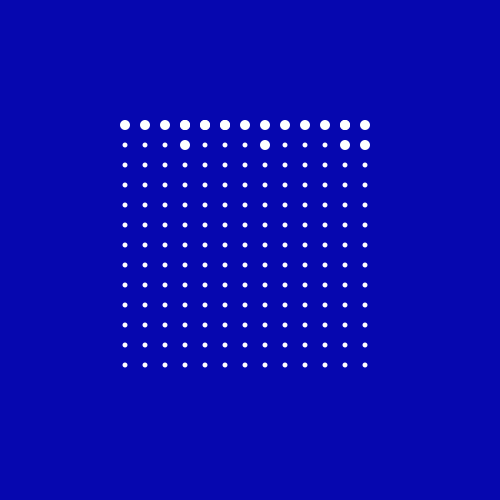
Frame 1 (no input)
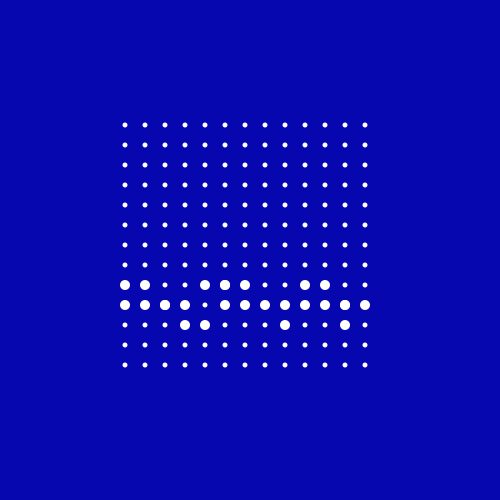
Frame 60 (the mouse pressed at the canvas centre just before this capture)
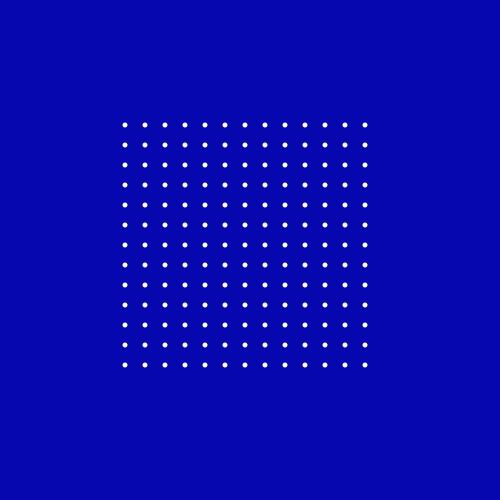
Frame 120 (the mouse held since frame 60 and released just before this capture)

The Processing sketch that drew these frames (run headless with seeded random() and noise(); from frame 60 on, the mouse is pressed at the canvas centre):

// Processing sketch: sketch_21102017
// ── sketch_21102017.pde
ArrayList<PVector>grid;
ArrayList<Wave>wave;
int r;

void setup(){
  size(500,500);
  smooth();
  wave = new ArrayList<Wave>();
  grid = new ArrayList<PVector>();
  wave.add(new Wave());
  for(int i = 0; i < 250; i+=20){
    for(int j = 0; j < 250; j+=20){
      grid.add(new PVector(i,j));
    }
  }
}

void draw(){
  addWave();
  translate(width/2-125, height/2-125);
  background(6,7,175);
  noStroke();
  for(int i = 0; i < grid.size(); i++){
    PVector g = grid.get(i);
    PVector v1 = new PVector(g.x, g.y);
    for(int k = wave.size()-1; k >= 0; k--){
      Wave w = wave.get(k);
      for(int j = 0; j < w.sinWave.size(); j++){
        PVector s = w.sinWave.get(j);
        PVector v2 = new PVector(s.x, s.y);
        float d = v1.dist(v2);
        if(d<15){
          ellipse(v1.x, v1.y, 10,10);
        }
      }
    }
  }
  for(int k = wave.size()-1; k >= 0; k--){
    Wave w = wave.get(k);
    w.display();
    if(w.isDead()){
      wave.remove(k);
    }
  }
  for(int i = 0; i < grid.size(); i++){
    PVector g = grid.get(i);
    PVector v1 = new PVector(g.x, g.y);
    ellipse(v1.x, v1.y, 5,5);
  }
  
}

void addWave(){
 r = floor(random(100));
 if(r == 5){
   wave.add(new Wave());
 }
}
// ── Wave.pde
class Wave{
  int total = 14;
  ArrayList<PVector>sinWave;
  float t = 0;
  int count;
  Wave(){
    sinWave = new ArrayList<PVector>();
    for(int i = 0; i < total; i++){
      t+=0.01;
      float posX = map(i, 0, total, 0, 250);
      float n = noise(t);
      float m = map(n, 0, 1, -100,100);
      float x = posX;
      float y = cos(m)*10;
      sinWave.add(new PVector(x,y));
    }
  }
  
  boolean isDead(){
     if(count > 230){
       return true;
     }else{
       return false;
     }
  }
  
  void display(){
    count++;
     for(int i = 0; i < total; i++){
       PVector s = sinWave.get(i);
       PVector v3 = new PVector(s.x, s.y);
       //ellipse(v3.x, v3.y, 10,10);
       v3.y += 3;
       sinWave.add(new PVector(v3.x,v3.y));
       sinWave.remove(i);
     }
  }
}
